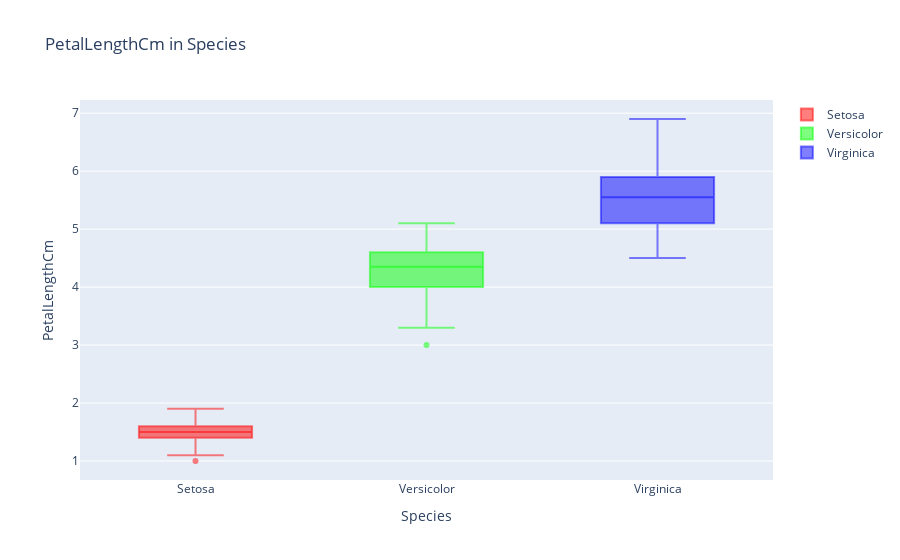

The code cell stored with this chart in its notebook:
### Markdown cell above
### 3. PetalLengthCm

### Code cell
trace_setosa = go.Box(y=df_setosa['PetalLengthCm'], name='Setosa', marker=dict(color='rgba(255,0,0,0.5)'))
trace_versicolor = go.Box(y=df_versicolor['PetalLengthCm'], name='Versicolor', marker=dict(color='rgba(0,255,0,0.5)'))
trace_virginica = go.Box(y=df_virginica['PetalLengthCm'], name='Virginica', marker=dict(color='rgba(0,0,255,0.5)'))

# Create a layout
layout = go.Layout(
    title='PetalLengthCm in Species',
    xaxis=dict(title='Species'),
    yaxis=dict(title='PetalLengthCm')
)

# Create a figure and add traces
fig = go.Figure(data=[trace_setosa, trace_versicolor, trace_virginica], layout=layout)

# Show the figure
fig.show()

### Figure 1 — Plotly figure (JSON) as saved in the notebook; plotly's stock layout.template omitted (floating-point values rounded to 4 significant figures)
{"data": [{"marker": {"color": "rgba(255,0,0,0.5)"}, "name": "Setosa", "type": "box", "y": [1.4, 1.4, 1.3, 1.5, 1.4, 1.7, 1.4, 1.5, 1.4, 1.5, 1.5, 1.6, 1.4, 1.1, 1.2, 1.5, 1.3, 1.4, 1.7, 1.5, 1.7, 1.5, 1, 1.7, 1.9, 1.6, 1.6, 1.5, 1.4, 1.6, 1.6, 1.5, 1.5, 1.4, 1.5, 1.2, 1.3, 1.5, 1.3, 1.5, 1.3, 1.3, 1.3, 1.6, 1.9, 1.4, 1.6, 1.4, 1.5, 1.4]}, {"marker": {"color": "rgba(0,255,0,0.5)"}, "name": "Versicolor", "type": "box", "y": [4.7, 4.5, 4.9, 4, 4.6, 4.5, 4.7, 3.3, 4.6, 3.9, 3.5, 4.2, 4, 4.7, 3.6, 4.4, 4.5, 4.1, 4.5, 3.9, 4.8, 4, 4.9, 4.7, 4.3, 4.4, 4.8, 5, 4.5, 3.5, 3.8, 3.7, 3.9, 5.1, 4.5, 4.5, 4.7, 4.4, 4.1, 4, 4.4, 4.6, 4, 3.3, 4.2, 4.2, 4.2, 4.3, 3, 4.1]}, {"marker": {"color": "rgba(0,0,255,0.5)"}, "name": "Virginica", "type": "box", "y": [6, 5.1, 5.9, 5.6, 5.8, 6.6, 4.5, 6.3, 5.8, 6.1, 5.1, 5.3, 5.5, 5, 5.1, 5.3, 5.5, 6.7, 6.9, 5, 5.7, 4.9, 6.7, 4.9, 5.7, 6, 4.8, 4.9, 5.6, 5.8, 6.1, 6.4, 5.6, 5.1, 5.6, 6.1, 5.6, 5.5, 4.8, 5.4, 5.6, 5.1, 5.1, 5.9, 5.7, 5.2, 5, 5.2, 5.4, 5.1]}], "layout": {"autosize": true, "title": {"text": "PetalLengthCm in Species"}, "xaxis": {"autorange": true, "range": [-0.5, 2.5], "title": {"text": "Species"}, "type": "category"}, "yaxis": {"autorange": true, "range": [0.6722, 7.228], "title": {"text": "PetalLengthCm"}, "type": "linear"}}}
